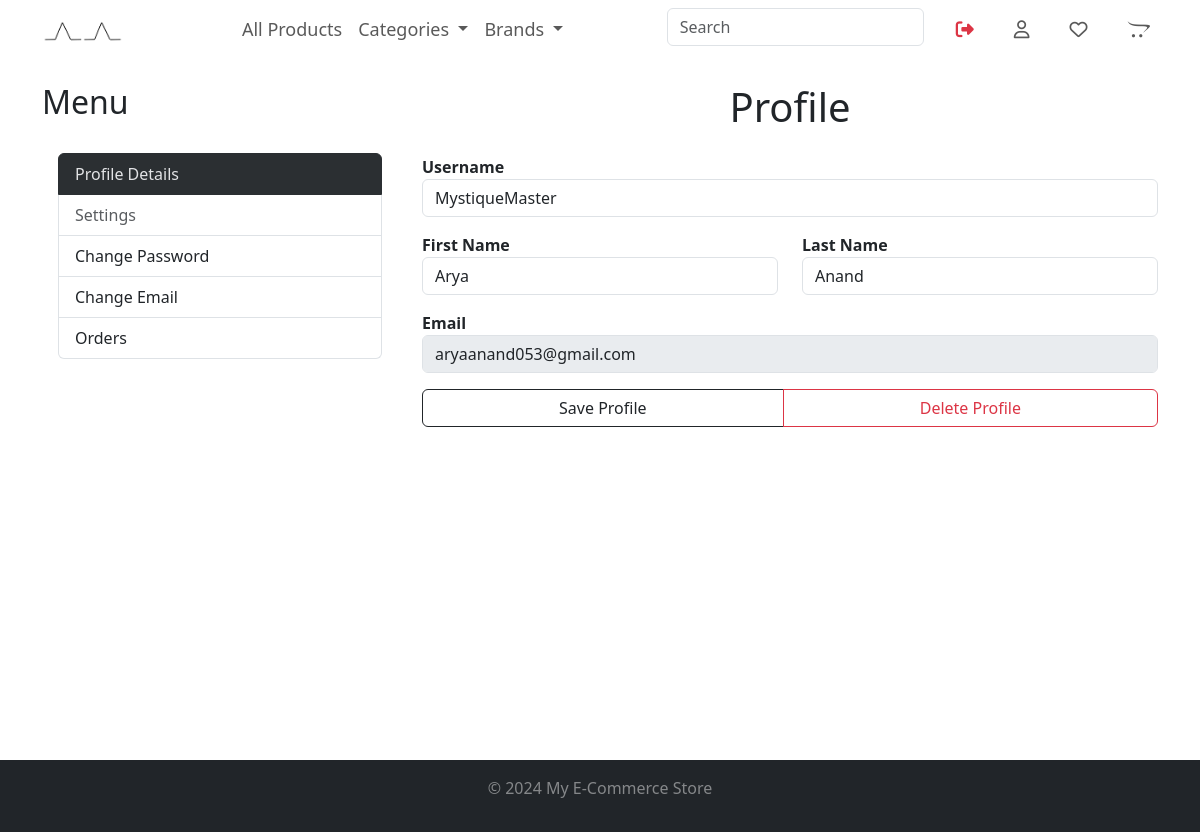
The app's page /profile/ (signed in) with its own data.
### ecommerce/models.py (models this page shows, shortened)
class Customer(models.Model):
    user_name = models.CharField(max_length=50, unique=True)
    first_name = models.CharField(max_length=50)
    last_name = models.CharField(max_length=50)
    email = models.EmailField(unique=True)
    password = models.CharField(max_length=100)

### ecommerce/views.py (the view, shortened to what this page needs)
# urls.py: path('profile/', views.profile, name='profile'),
def profile(req):
    customer_id = req.session.get('customer_id')
    if req.method == "GET":
        if customer_id:
            customer = Customer.objects.filter(id=customer_id).first()
            user_orders = Order.objects.filter(customer=customer)
            for order in user_orders:
                total_price = sum(item.product.price * item.quantity for item in order.orderitem_set.all())
                order.total_price = total_price
            return render(req,'profile.html',{"user":customer, 'user_orders': user_orders})
        else:
            return redirect("loginUser")

### ecommerce/context_processors.py (called while the page is built)
def categories(request):
    return {'categories': Category.get_all_categories()}

def brands(request):
    return {'brands': Brand.get_all_brands()}

### ecommerce/models.py (called while the page is built)
    @staticmethod
    def get_all_categories():
        return Category.objects.all()

    def __str__(self):
        return self.name

    def get_all_brands():
        return Brand.objects.all()

    def __str__(self):
        return self.name

### ecommerce/Templates/profile.html (shortened to what this page needs)
{% extends "master.html" %}
{% load mathfilters %}
{% block content %}
<div class="container">
    <div class="row">
        <div class="col-md-4 mt-4 ">
            <h2>Menu</h2>
            <div class="list-group px-3 py-4">
                <a href="#profile-details"
                    class="list-group-item-menu list-group-item  list-group-item-action active list-group-item-secondary"
                    id="profile-details-tab">Profile
                    Details</a>
                <a href="#settings" class="list-group-item-menu list-group-item   list-group-item-action disabled "
                    id="settings-tab" >Settings</a>
                <a href="#password-change" class="list-group-item-menu list-group-item   list-group-item-action"
                    id="password-change-tab">Change Password</a>
                <a href="#email-change" class="list-group-item-menu list-group-item  list-group-item-action"
                    id="email-change-tab">Change Email</a>
                <a href="#orders" class="list-group-item-menu list-group-item  list-group-item-action"
                    id="orders-tab">Orders</a>
            </div>
        </div>
        <div class="col-md-8">
            <div class="tab-content">
                <div class="tab-pane fade show active" id="profile-details">
                    <h1 class="text-center mt-4">Profile</h1>
                    <form method="post" class="mt-4 form-group">
                        <div class="form-group mb-3">
                            <label for="id_user_name" class="fw-bold">Username</label>
                            <input type="text" name="user_name" value="{{ user.user_name }}" maxlength="150"
                                autocapitalize="none" autocomplete="user_name" autofocus="" required=""
                                id="id_user_name" control-id="ControlID-3" class="form-control" spellcheck="false">
                        </div>
                        <div class="row">
                            <div class="form-group mb-3 col">
                                <label for="id_first_name" class="fw-bold">First Name</label>
                                <input type="text" name="first_name" value="{{ user.first_name }}" id="id_first_name"
                                    class="form-control">
                            </div>
                            <div class="form-group mb-3 col">
                                <label for="id_last_name" class="fw-bold">Last Name</label>
                                <input type="text" name="last_name" value="{{ user.last_name }}" id="id_last_name"
                                    class="form-control">
                            </div>
                        </div>
                        <div class="form-group mb-3">
                            <label for="id_email" class="fw-bold">Email</label>
                            <input type="email" name="email" value="{{ user.email }}" id="id_email" class="form-control"
                                disabled data-toggle="tooltip" title="To change email go the change email page."
                                data-placement="bottom auto">
                        </div>
                        <div class="btn-group w-100 mb-2">
                            <button type="submit" class="btn btn-outline-dark">Save Profile</button>
                            <button class="btn btn-outline-danger" id="deleteProfileBtn">Delete Profile</button>
                        </div>
                    </form>
                </div>
            </div>
        </div>
    </div>
</div>
{% endblock %}

### ecommerce/static/style.css (style rules this page uses)
* { box-sizing: border-box; }
html, body { height: 100%; margin: 0; }
.container { position: relative; }
.row:after { content: ""; display: table; clear: both; }
.active, .demo:hover { opacity: 1; }

### records on screen
Customer: user_name "MystiqueMaster", first_name "Arya", last_name "Anand", email "aryaanand053@gmail.com"
